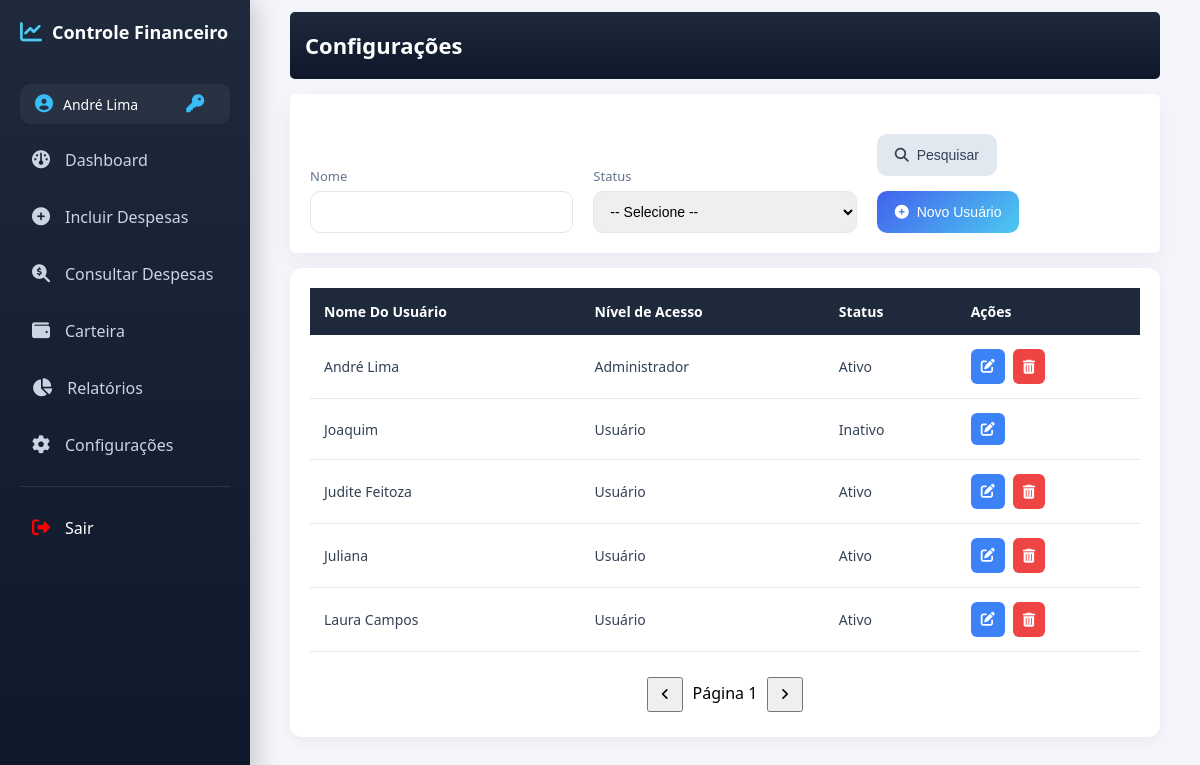
Before: /view/dashboard.php?pagina=config (signed in) with the older database file.
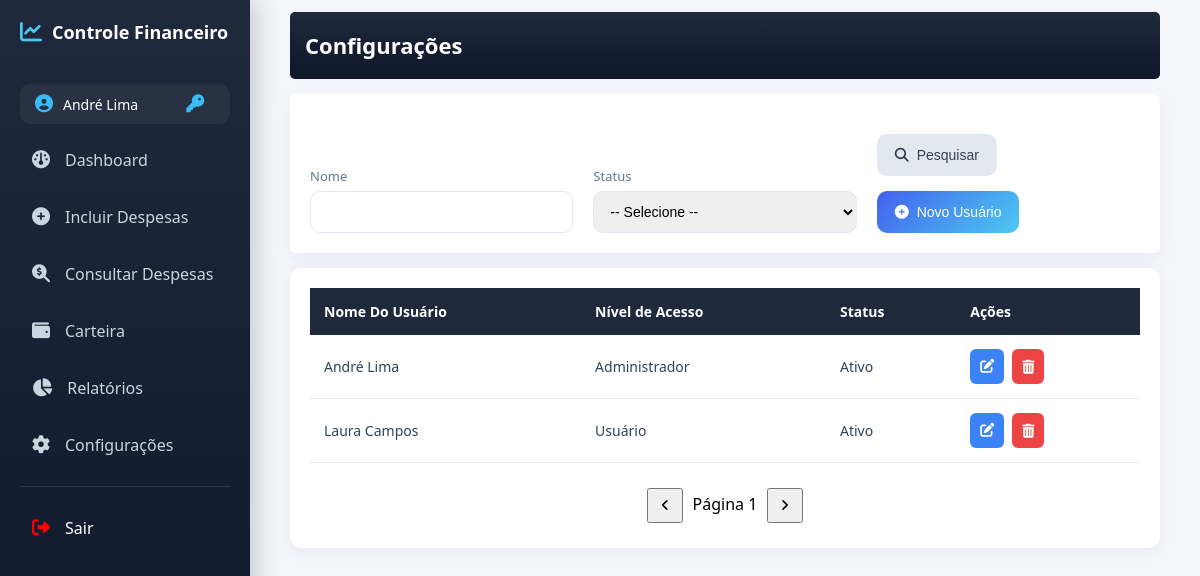
After: the same page with the newer database file.
### tables this page shows
CREATE TABLE `usuarios` (
  `idUsuario` int(11) NOT NULL,
  `nomeUsuario` varchar(100) NOT NULL,
  `login` varchar(100) NOT NULL,
  `senha` varchar(100) NOT NULL,
  `email` varchar(255) NOT NULL,
  `idNivelAcesso` int(11) NOT NULL,
  `stAtivo` tinyint(1) NOT NULL DEFAULT 1,
  `idPAcesso` int(11) NOT NULL DEFAULT 0
);

CREATE TABLE `nivelacesso` (
  `idNivelAcesso` int(11) NOT NULL,
  `dsAcesso` varchar(30) NOT NULL
);

### controller/fnConfigController.php (called while the page is built, shortened)
<?php
	include_once('../model/fnConfigModel.php');
	if (isset($_POST['pesquisar'])) {
    $nomeUsuario = $_POST['nome'] ?? null;
    $stAtivo = $_POST['stAtivo'] ?? null;
    $dadosUsuarios = buscarUsuariosFiltrados( $nomeUsuario, $stAtivo);
} else {
	$nomeUsuario = null;
	$stAtivo = null;
	$dadosUsuarios = buscarUsuariosFiltrados( $nomeUsuario, $stAtivo);
}
?>

### model/fnConfigModel.php (called while the page is built, shortened)
<?php
require_once('conn.php');
function buscarUsuariosFiltrados($nomeUsuario = null, $stAtivo = null) {
    global $pdo;
    $sql = "SELECT
        US.idUsuario,
        US.nomeUsuario,
        US.email,
        US.idNivelAcesso,
        US.stAtivo,
        NA.dsAcesso,
        DP.dsBancoPix,
        DP.idPix,
        DP.dsPix
    FROM usuarios US
    INNER JOIN nivelacesso NA
        ON US.idNivelAcesso = NA.idNivelAcesso
    LEFT JOIN dadospix DP
        ON DP.idUsuario = US.idUsuario
    WHERE 1=1";
    $params = [];
    $sql .= " ORDER BY US.nomeUsuario ASC";
    $stmt = $pdo->prepare($sql);
    $stmt->execute($params);
    return $stmt->fetchAll(PDO::FETCH_ASSOC);
}
?>

### view/config.php (the view, shortened to what this page needs)
<?php
include_once('../controller/fnConfigController.php');
?>
<link rel="stylesheet" type="text/css" href="../styles/stylePages.css">
<div class="page-header">
	<h2>
		Configurações
	</h2>
</div>
<div class="card">
	<form class="form-grid" method="POST">
		<div class="form-group">
			<label>Nome</label>
			<input type="text" name="nome">
		</div>
		<div class="form-group">
			<label>Status</label>
			<select name="stAtivo">
				<option value="" disabled selected> -- Selecione -- </option>
			</select>
		</div>
		<div class="form-group">
			<div class="form-actions">
				<button type="submit" class="btn btn-secondary" name="pesquisar">
					<i class="fa-solid fa-magnifying-glass"></i> Pesquisar
				</button>
				<button type="button" class="btn btn-primary" onclick="abrirModalNovo()">
					<i class="fa-solid fa-plus-circle"></i> Novo Usuário
				</button>
			</div>
		</div>
	</form>
</div>
<div class="card-lista">
	<table class="tabela-financeiro">
		<thead>
			<tr>
				<th>Nome Do Usuário</th>
				<th>Nível de Acesso</th>
				<th>Status</th>
				<th>Ações</th>
			</tr>
		</thead>
		<tbody>
			<?php if (is_array($dadosUsuarios) && count($dadosUsuarios) > 0): ?>
			<?php foreach($dadosUsuarios as $dadoUsuario): ?>
				<tr>
					<td class="descricao"><?= $dadoUsuario['nomeUsuario']; ?></td>
					<td class="descricao"><?= $dadoUsuario['dsAcesso']; ?></td>
					<td class="descricao"><?php  if($dadoUsuario['stAtivo'] == 1) { echo "Ativo"; } else {echo "Inativo";} ?></td>
					<td class="acoes">
						<button class="btn-editar"
						data-id="<?= $dadoUsuario['idUsuario']; ?>"
						data-descricao="<?= $dadoUsuario['nomeUsuario']; ?>"
						data-email="<?= $dadoUsuario['email']; ?>"
						data-nivel-acesso="<?= $dadoUsuario['idNivelAcesso']; ?>"
						data-stativo="<?= $dadoUsuario['stAtivo']; ?>"
						data-bPix="<?= $dadoUsuario['dsBancoPix']; ?>"
						data-pix="<?= $dadoUsuario['dsPix']; ?>"
						data-idpix="<?= $dadoUsuario['idPix']; ?>">
						<i class="fa-solid fa-pen-to-square"></i>
					</button>
					<?php if ($dadoUsuario['stAtivo'] == 1): ?>
						<a href="../model/deleteUsuarioModel.php?id=<?= $dadoUsuario['idUsuario']; ?>"
							class="btn-excluir"
							onclick="return confirm('Deseja desativar o usuário?');">
							<i class="fa-solid fa-trash-can"></i>
						</a>
					<?php endif ?>
				</td>
			</tr>
		<?php endforeach; ?>
	<?php else: ?>
		<tr>
			<td colspan="5">Nenhum usuário encontrado.</td>
		</tr>
	<?php endif; ?>
</tbody>
</table>
	<div class="paginacao">
		<button id="prev"><i class="fa-solid fa-angle-left"></i></button>
		<span id="paginaAtual"></span>
		<button id="next"><i class="fa-solid fa-angle-right"></i></button>
	</div>
</div>

### view/dashboard.php (shortened to what this page needs)
<!DOCTYPE html>
<html>
<head>
	<link rel="stylesheet" href="https://cdnjs.cloudflare.com/ajax/libs/font-awesome/6.5.0/css/all.min.css">
	<link rel="stylesheet" type="text/css" href="../styles/styleDashboard.css">
</head>
<body>
	<div class="mobile-toggle" onclick="toggleSidebar()">
		<i class="fa-solid fa-bars"></i>
	</div>
	<div class="sidebar">
		<div class="sidebar-header">
			<div class="logo">
				<i class="fa-solid fa-chart-line"></i>
				<span>Controle Financeiro</span>
			</div>
		</div>
		<ul class="menu">
			<li class="menu-usuario">
				<i class="fa-solid fa-circle-user"></i>
				<span><?php echo $_SESSION['usuario']; ?></span>
				<a href="?pagina=alterSenhaPix" class="btnAlterarSenha" title="Alterar Senha / Pix"> <i class="fa fa-key"></i> </a>
			</li>
			<li>
				<a href="?pagina=home">
					<i class="fa-solid fa-gauge"></i>
					<span>Dashboard</span>
				</a>
			</li>
			<li>
				<a href="?pagina=incluir">
					<i class="fa-solid fa-plus-circle"></i>
					<span>Incluir Despesas</span>
				</a>
			</li>
			<li>
				<a href="?pagina=consultar">
					<i class="fa-solid fa-magnifying-glass-dollar"></i>
					<span>Consultar Despesas</span>
				</a>
			</li>
			<li>
				<a href="?pagina=caixinha">
					<i class="fa-solid fa-wallet"></i>
					<span>Carteira</span>
				</a>
			</li>
			<li>
				<a href="?pagina=relatorios">
					<i class="fa-solid fa-chart-pie"></i>
					<span>Relatórios</span>
				</a>
			</li>
			<?php if ($_SESSION['acesso'] == 1):?>
				<li>
					<a href="?pagina=config">
						<i class="fa-solid fa-gear"></i>
						<span>Configurações</span>
					</a>
				</li>
			<?php endif;?>
			<hr class="divider">
			<li class="logout-item">
				<a href="../controller/sair.php?sair">
					<i class="fa-solid fa-right-from-bracket"></i>
					<span>Sair</span>
				</a>
			</li>
		</ul>
	</div>
	<div class="main-content">
		<div class="dashboard">
			<?php
			$pagina = $_GET['pagina'] ?? 'home';
			switch($pagina){
				case 'config':
				include 'config.php';
				break;
			}
			?>
		</div>
	</div>
</body>
</html>

### styles/styleDashboard.css (style rules this page uses)
body { margin: 0; font-family: 'Segoe UI', sans-serif; background-color: #f4f6fb; }
* { box-sizing: border-box; }
.sidebar { width: 250px; height: 100vh; background: linear-gradient(180deg, #1e293b, #0f172a); color: #fff; position: fixed; left: 0; top: 0; padding: 20px; transition: 0.3s ease; box-shadow: 5px 0 25px rgba(0,0,0,0.2); }
.logo { display: flex; align-items: center; gap: 10px; font-size: 18px; font-weight: bold; margin-bottom: 40px; }
.logo i { font-size: 22px; color: #4cc9f0; }
.menu { list-style: none; padding: 0; }
.menu li { margin-bottom: 15px; }
.menu a { text-decoration: none; color: #cbd5e1; display: flex; align-items: center; gap: 15px; padding: 10px 12px; border-radius: 8px; transition: 0.3s; }
.menu a i { font-size: 18px; }
.main-content { margin-left: 270px; padding: 30px; }
.menu-usuario { list-style: none; display: flex; align-items: center; gap: 10px; padding: 10px 15px; border-radius: 10px; background: rgba(255,255,255,0.05); color: #ffffff; font-size: 14px; font-weight: 500; transition: 0.3s; cursor: default; }
.menu-usuario i { font-size: 18px; color: #38bdf8; }
.divider { border: none; height: 1px; background-color: rgba(255,255,255,0.1); margin: 20px 0; }
.logout-item i { color: red; }
.logout-item a { color: white; }
.card { background: #ffffff; padding: 25px; border-radius: 15px; box-shadow: 0 5px 20px rgba(0,0,0,0.05); }
.card-lista { background: #ffffff; padding: 20px; border-radius: 6px; box-shadow: 0 8px 25px rgba(0,0,0,0.05); width: 100%; box-sizing: border-box; margin-top: -15px; }
.tabela-financeiro { width: 100%; border-collapse: collapse; font-family: 'Segoe UI', sans-serif; }
.tabela-financeiro thead { background: #1e293b; color: #ffffff; }
.tabela-financeiro th { padding: 14px; text-align: left; font-weight: 600; font-size: 14px; }
.tabela-financeiro td { padding: 14px; border-bottom: 1px solid #e5e7eb; font-size: 14px; color: #334155; }
.main-content { margin-left: 250px; padding: 40px; min-height: 100vh; background-color: #f4f6fb; }
.dashboard { max-width: 1300px; margin: 0 auto; }
.btnAlterarSenha { display: inline-flex; align-items: center; justify-content: center; width: 10px; height: 10px; color: white; border-radius: 6px; text-decoration: none; background: none; cursor: pointer; margin-left: 35px; }
.sidebar-header { display: flex; align-items: center; justify-content: space-between; width: 100%; margin-bottom: 40px; }
.sidebar-header .logo { margin-bottom: 0; }
.dashboard { display: flex; flex-direction: column; gap: 30px; width: 100%; margin: 0 auto; }

Changed rows visible on the page:
removed usuarios: nomeUsuario "Joaquim", idNivelAcesso.dsAcesso "Usuário", stAtivo "Inativo"
removed usuarios: nomeUsuario "Judite Feitoza", idNivelAcesso.dsAcesso "Usuário", stAtivo "Ativo"
removed usuarios: nomeUsuario "Juliana", idNivelAcesso.dsAcesso "Usuário", stAtivo "Ativo"
